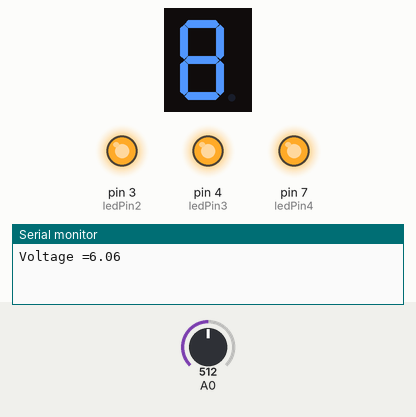
Bench run of a sketch on a simulated Arduino Uno, built with avr-gcc and run on an emulated ATmega328P. On the bench: 1-digit seven-segment display, output pins drawn as LEDs (lit = HIGH), the last lines printed to the serial monitor. Wiring (inferred from the names in the program): 1-digit 7-segment display, segments lit when LOW: segments A1, pin 19, pin 8, pin 13, A2, pin 12, pin 18, pin 2. Inputs (shaded band) come from the test bench; at power-on: A0 = 512. The segment pins are drawn as the display they are named for; pins used as bus, display or sensor lines are not drawn.

Above: at 0.1 s.
1.7 s: A0 set to 476
3.5 s: A0 set to 454
At 4.8 s:
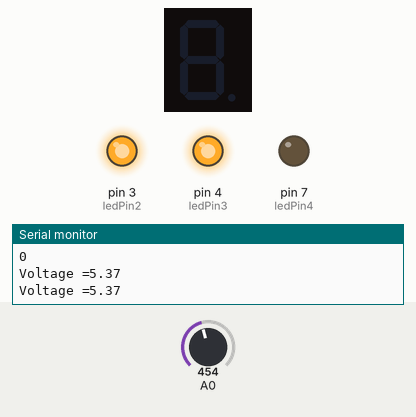
6.5 s: A0 set to 307
8.5 s: A0 set to 279
At 9.8 s:
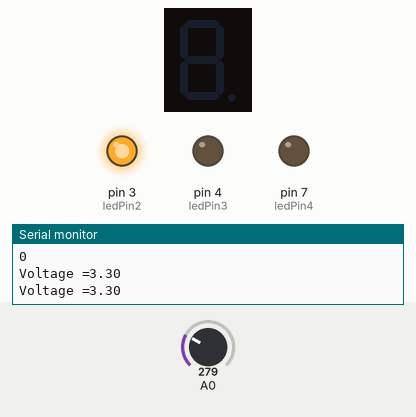
11.5 s: A0 set to 140
13.6 s: A0 set to 121
At 14.5 s:
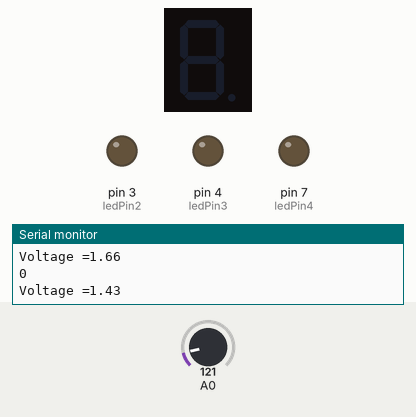
Timing chart, 0 to 16.6 s (numbered marks = the images above; inputs shaded):
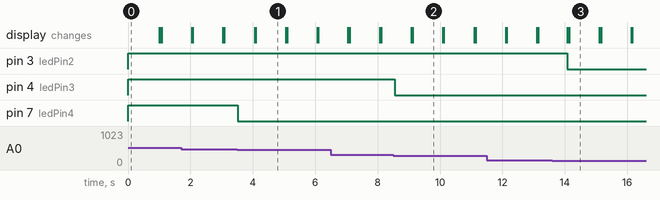

The sketch:

full_radio_display.ino
```cpp
#include <FreqCount.h>

//NEED PIN 5 FOR FREQUENCY READING

//VOL VARS
int value = 0;
float voltage;
float R1 = 47000.0;
float R2 = 33000.0;

int ledPin1 = 2;
int ledPin2 = 3;
int ledPin3 = 4;
int ledPin4 = 7;


//FREQ READ VARS
int digit1 = 11; //PWM Display pin 1
int digit2 = 10; //PWM Display pin 2
int digit3 = 6; //PWM Display pin 6
int digit4 = 9; //PWM Display pin 8

int segA = A1; //Display pin 14
int segB = 19; //Display pin 16
int segC = 8; //Display pin 13
int segD = 13; //Display pin 3
int segE = A2; //A0 previously //Display pin 5
int segF = 12; //Display pin 11
int segG = 18; //Display pin 15

void setup() {

  // assign 7 seg display pins
  pinMode(segA, OUTPUT);
  pinMode(segB, OUTPUT);
  pinMode(segC, OUTPUT);
  pinMode(segD, OUTPUT);
  pinMode(segE, OUTPUT);
  pinMode(segF, OUTPUT);
  pinMode(segG, OUTPUT);

  pinMode(digit1, OUTPUT);
  pinMode(digit2, OUTPUT);
  pinMode(digit3, OUTPUT);
  pinMode(digit4, OUTPUT);

  pinMode(13, OUTPUT);

  Serial.begin(57600);
  FreqCount.begin(1000);

  // assign output pins to LED display
  pinMode(ledPin1, OUTPUT);
  pinMode(ledPin2, OUTPUT);
  pinMode(ledPin3, OUTPUT);
  pinMode(ledPin4, OUTPUT);
}

void loop() {

  //frequency read
  if (FreqCount.available()) {
    unsigned long count = FreqCount.read();
    Serial.println(count);
    displayNumber(count/1000); //display in kHz
  }

  //pin A0 for voltage read
  value = analogRead(A0);
  voltage = value * (5.0/1024)*((R1 + R2)/R2);

  //0
  if (voltage < 1.5)
  {
    digitalWrite(ledPin1, HIGH);
    digitalWrite(ledPin2, LOW);
    digitalWrite(ledPin3, LOW);
    digitalWrite(ledPin4, LOW);
    //digitalWrite(ledPin5, LOW);
  }

  //0.6
  else if (voltage < 3.5)
  {
    digitalWrite(ledPin1, HIGH);
    digitalWrite(ledPin2, HIGH);
    digitalWrite(ledPin3, LOW);
    digitalWrite(ledPin4, LOW);
    //digitalWrite(ledPin5, LOW);
  }

  //1.2
  else if (voltage < 5.5)
  {
    digitalWrite(ledPin1, HIGH);
    digitalWrite(ledPin2, HIGH);
    digitalWrite(ledPin3, HIGH);
    digitalWrite(ledPin4, LOW);
    //digitalWrite(ledPin5, LOW);
  }


  //1.8
  else
  {
    digitalWrite(ledPin1, HIGH);
    digitalWrite(ledPin2, HIGH);
    digitalWrite(ledPin3, HIGH);
    digitalWrite(ledPin4, HIGH);
    //digitalWrite(ledPin5, LOW);
  }

  //only using 4 LEDs now
  /*
  //5.0
  else if (voltage < 5.0)
  {
    digitalWrite(ledPin1, HIGH);
    digitalWrite(ledPin2, HIGH);
    digitalWrite(ledPin3, HIGH);
    digitalWrite(ledPin4, HIGH);
    digitalWrite(ledPin5, HIGH);
  }
*/
  Serial.print("Voltage =");
  Serial.println(voltage);
  delay(500);
}

//number display logic

void displayNumber(int toDisplay) {
#define DISPLAY_BRIGHTNESS  1000

#define DIGIT_ON  HIGH
#define DIGIT_OFF  LOW

  long beginTime = millis();

  for(int digit = 4 ; digit > 0 ; digit--) {

    //Turn on a digit for a short amount of time
    switch(digit) {
    case 1:
      digitalWrite(digit1, DIGIT_ON);
      break;
    case 2:
      digitalWrite(digit2, DIGIT_ON);
      break;
    case 3:
      digitalWrite(digit3, DIGIT_ON);
      break;
    case 4:
      digitalWrite(digit4, DIGIT_ON);
      break;
    }


    lightNumber(toDisplay % 10);
    toDisplay /= 10;

    delayMicroseconds(DISPLAY_BRIGHTNESS); //Display this digit for a fraction of a second (between 1us and 5000us, 500 is pretty good)

    if (digit >= 0){

    //Turn off all segments
    lightNumber(10);

    //Turn off all digits
    digitalWrite(digit1, DIGIT_OFF);
    digitalWrite(digit2, DIGIT_OFF);
    digitalWrite(digit3, DIGIT_OFF);
    digitalWrite(digit4, DIGIT_OFF);
    }

  }
  //while( (millis() - beginTime) < 0.5) ; //Wait for 20ms to pass before we paint the display again
}

//7 segment number display logic
void lightNumber(int numberToDisplay) {

#define SEGMENT_ON  LOW
#define SEGMENT_OFF HIGH

  switch (numberToDisplay){

  case 0:
    digitalWrite(segA, SEGMENT_ON);
    digitalWrite(segB, SEGMENT_ON);
    digitalWrite(segC, SEGMENT_ON);
    digitalWrite(segD, SEGMENT_ON);
    digitalWrite(segE, SEGMENT_ON);
    digitalWrite(segF, SEGMENT_ON);
    digitalWrite(segG, SEGMENT_OFF);
    break;

  case 1:
    digitalWrite(segA, SEGMENT_OFF);
    digitalWrite(segB, SEGMENT_ON);
    digitalWrite(segC, SEGMENT_ON);
    digitalWrite(segD, SEGMENT_OFF);
    digitalWrite(segE, SEGMENT_OFF);
    digitalWrite(segF, SEGMENT_OFF);
    digitalWrite(segG, SEGMENT_OFF);
    break;

  case 2:
    digitalWrite(segA, SEGMENT_ON);
    digitalWrite(segB, SEGMENT_ON);
    digitalWrite(segC, SEGMENT_OFF);
    digitalWrite(segD, SEGMENT_ON);
    digitalWrite(segE, SEGMENT_ON);
    digitalWrite(segF, SEGMENT_OFF);
    digitalWrite(segG, SEGMENT_ON);
    break;

  case 3:
    digitalWrite(segA, SEGMENT_ON);
    digitalWrite(segB, SEGMENT_ON);
    digitalWrite(segC, SEGMENT_ON);
    digitalWrite(segD, SEGMENT_ON);
    digitalWrite(segE, SEGMENT_OFF);
    digitalWrite(segF, SEGMENT_OFF);
    digitalWrite(segG, SEGMENT_ON);
    break;

  case 4:
    digitalWrite(segA, SEGMENT_OFF);
    digitalWrite(segB, SEGMENT_ON);
    digitalWrite(segC, SEGMENT_ON);
    digitalWrite(segD, SEGMENT_OFF);
    digitalWrite(segE, SEGMENT_OFF);
    digitalWrite(segF, SEGMENT_ON);
    digitalWrite(segG, SEGMENT_ON);
    break;

  case 5:
    digitalWrite(segA, SEGMENT_ON);
    digitalWrite(segB, SEGMENT_OFF);
    digitalWrite(segC, SEGMENT_ON);
    digitalWrite(segD, SEGMENT_ON);
    digitalWrite(segE, SEGMENT_OFF);
    digitalWrite(segF, SEGMENT_ON);
    digitalWrite(segG, SEGMENT_ON);
    break;

  case 6:
    digitalWrite(segA, SEGMENT_ON);
    digitalWrite(segB, SEGMENT_OFF);
    digitalWrite(segC, SEGMENT_ON);
    digitalWrite(segD, SEGMENT_ON);
    digitalWrite(segE, SEGMENT_ON);
    digitalWrite(segF, SEGMENT_ON);
    digitalWrite(segG, SEGMENT_ON);
    break;

  case 7:
    digitalWrite(segA, SEGMENT_ON);
    digitalWrite(segB, SEGMENT_ON);
    digitalWrite(segC, SEGMENT_ON);
    digitalWrite(segD, SEGMENT_OFF);
    digitalWrite(segE, SEGMENT_OFF);
    digitalWrite(segF, SEGMENT_OFF);
    digitalWrite(segG, SEGMENT_OFF);
    break;

  case 8:
    digitalWrite(segA, SEGMENT_ON);
    digitalWrite(segB, SEGMENT_ON);
    digitalWrite(segC, SEGMENT_ON);
    digitalWrite(segD, SEGMENT_ON);
    digitalWrite(segE, SEGMENT_ON);
    digitalWrite(segF, SEGMENT_ON);
    digitalWrite(segG, SEGMENT_ON);
    break;

  case 9:
    digitalWrite(segA, SEGMENT_ON);
    digitalWrite(segB, SEGMENT_ON);
    digitalWrite(segC, SEGMENT_ON);
    digitalWrite(segD, SEGMENT_ON);
    digitalWrite(segE, SEGMENT_OFF);
    digitalWrite(segF, SEGMENT_ON);
    digitalWrite(segG, SEGMENT_ON);
    break;

  case 10:
    digitalWrite(segA, SEGMENT_OFF);
    digitalWrite(segB, SEGMENT_OFF);
    digitalWrite(segC, SEGMENT_OFF);
    digitalWrite(segD, SEGMENT_OFF);
    digitalWrite(segE, SEGMENT_OFF);
    digitalWrite(segF, SEGMENT_OFF);
    digitalWrite(segG, SEGMENT_OFF);
    break;
  }
}
```

Measured:
- the behaviour switches between 465 and 464 on A0 (found by bisection; images 0 and 1)
- the behaviour switches between 296 and 295 on A0 (found by bisection; images 1 and 2)
- the behaviour switches between 127 and 126 on A0 (found by bisection; images 2 and 3)
- after the input at 3.5 s, pin 7 (ledPin4): HIGH → LOW at once
- after the input at 8.5 s, pin 4 (ledPin3): HIGH → LOW after 0.05 s
- after the input at 13.6 s, pin 3 (ledPin2): HIGH → LOW after 0.48 s
- what the display in image 1 shows lasts 1.0 s, from 4.1 s to 5.1 s
